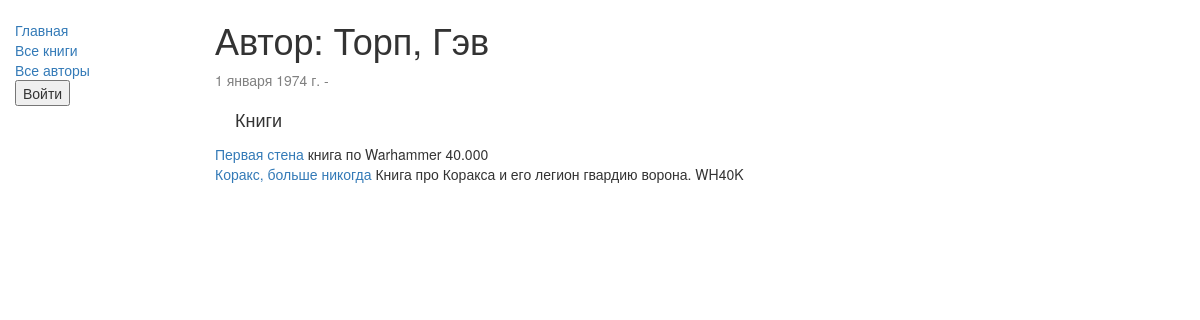
The app's page /catalog/author/1 with its own data.
### catalog/models.py (models this page shows, shortened)
class Author(models.Model):
    first_name = models.CharField(max_length=100)
    last_name = models.CharField(max_length=100)
    date_of_birth = models.DateField(null=True, blank=True)
    date_of_death = models.DateField('Died', null=True, blank=True)

class Book(models.Model):
    title = models.CharField(max_length=200)
    author = models.ForeignKey('Author', on_delete=models.SET_NULL, null=True)
    summary = models.TextField(max_length=1000, help_text="Enter a brief description of the book")
    isbn = models.CharField('ISBN',max_length=13, help_text='13 Character <a href="https://www.isbn-international.org/content/what-isbn">ISBN number</a>')
    genre = models.ManyToManyField(Genre, help_text="Select a genre for this book")
    def __str__(self):
        return self.title
    def display_genre(self):
        return ', '.join([ genre.name for genre in self.genre.all()[:3] ])
    display_genre.short_description = 'Genre'

### catalog/views.py (the view)
# urls.py: re_path(r'^author/(?P<pk>\d+)$', views.AuthorDetailView.as_view(), name='author-detail'),
class AuthorDetailView(generic.DetailView):
    model = Author

### catalog/templates/catalog/author_detail.html
{% extends "base_generic.html" %}
{% block content %}
<h1>Автор: {{ author.last_name }}, {{ author.first_name }}</h1>
<p style="color: gray">{{author.date_of_birth}} -</p>
<h4 style="margin: 20px 0 15px 20px">Книги</h4>
 {% for book in author.book_set.all %}
    <a href="{% url 'book-detail' book.pk %}">{{ book }}</a>
    {{ book.summary }} <br>
    {% empty %}
    <p>У автора нет книг</p>
    {% endfor %}
{% endblock %}

### records on screen
Author: last_name "Торп", first_name "Гэв", date_of_birth "1 января 1974 г."
Book: title "Первая стена", summary "книга по Warhammer 40.000"
Book: title "Коракс, больше никогда", summary "Книга про Коракса и его легион гвардию ворона. WH40K"
